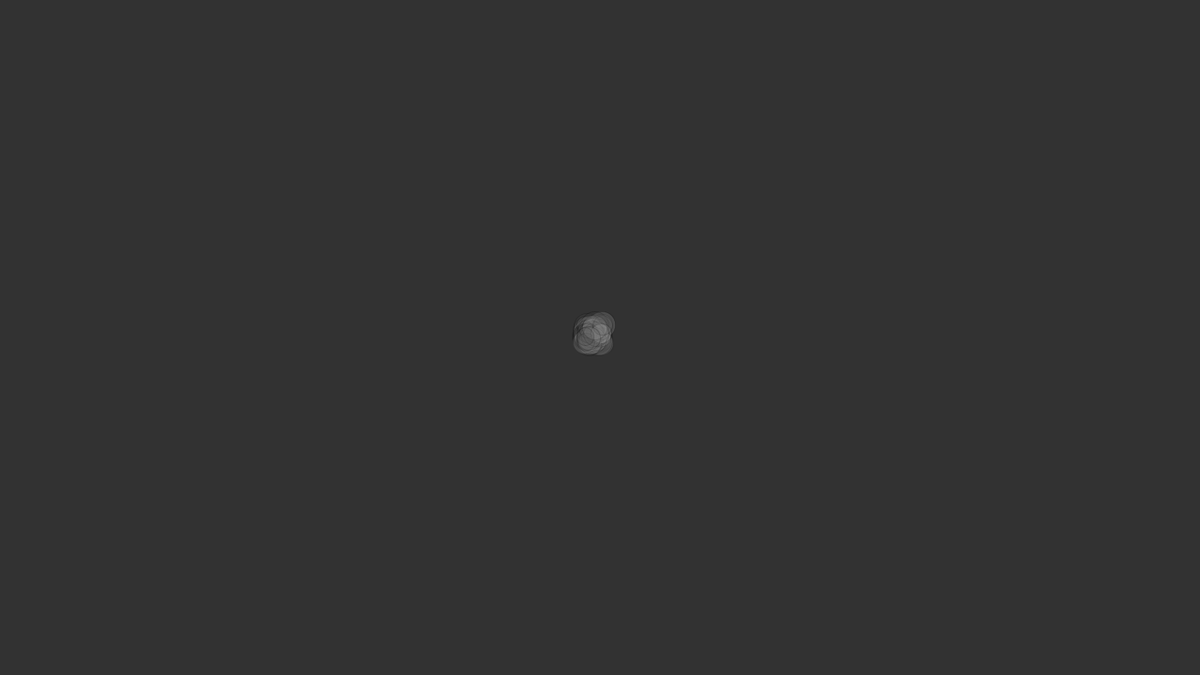
Frame 1 (no input)
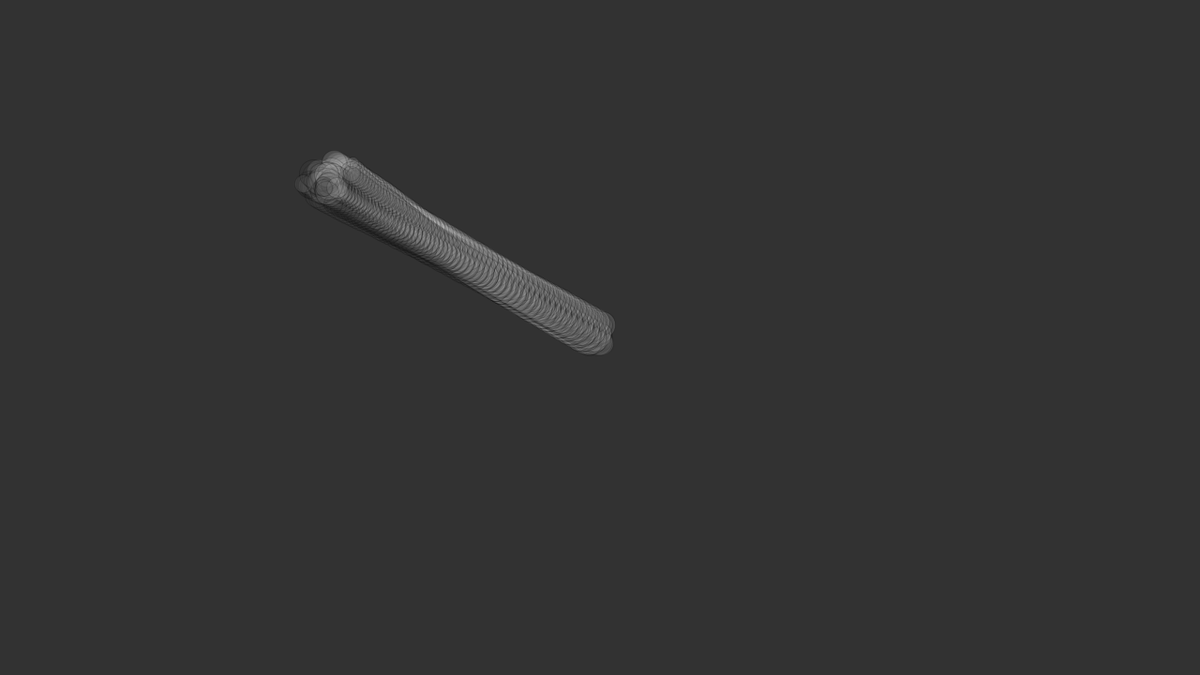
Frame 60 (the mouse pressed at the canvas centre just before this capture)
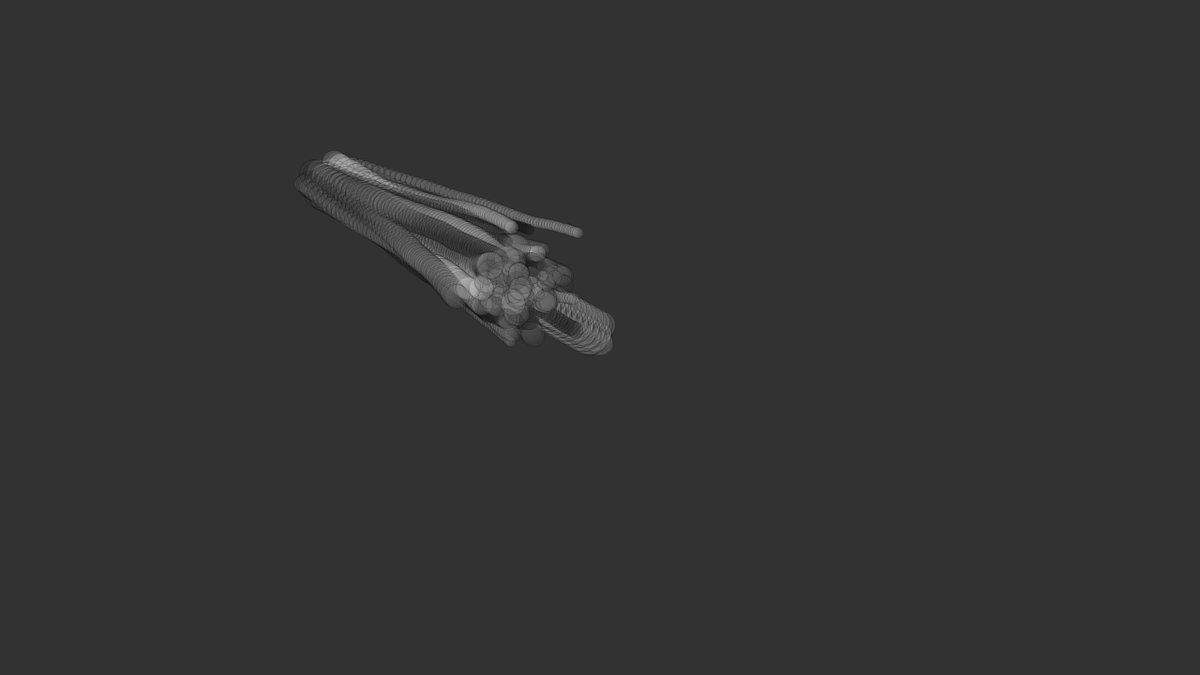
Frame 120 (the mouse held since frame 60 and released just before this capture)

The Processing sketch that drew these frames (run headless with seeded random() and noise(); from frame 60 on, the mouse is pressed at the canvas centre):

// Processing sketch: ParticleSwarm
// ── ParticleSwarm.pde
ArrayList<Particle> particles = new ArrayList();

void setup() {
  size(1280, 720);
  background(50);
  for (int i=0; i<100; i++) {
    float x = width/2 + random(-10, 10);
    float y = height/2 + random(-10, 10);
    particles.add(new Particle(x, y));
  }
}

void draw() {

  for (Particle p : particles) {
    p.move(mouseX, mouseY);
    
    if(!(mousePressed && (mouseButton == RIGHT))) p.show();
  }
}

// ── Particle.pde
class Particle {

  PVector pos; // x, y pos
  float v; // velocity
  float heading; // in rad
  float r; // radius i n px
  color clr; 
  int rndOffsetX = 0;
  int rndOffsetY = 0;


  Particle(float x, float y) {
    pos = new PVector(x, y);
    v = 0;
    heading = random(0, PI);
    r = random(5,15);
    clr = color(random(20,200), 50);
  }

  void show() {
    fill(clr);
    stroke(0,50);
    ellipse(pos.x, pos.y, r*2, r*2);
  }

  void move(float x, float y) {
    int spread = 10;
    float dx = pos.x - x; //<>//
    float dy = pos.y - y;
    rndOffsetX += random(-spread, spread);
    rndOffsetY += random(-spread, spread);
    float speed = 0.01;
    if(mousePressed) speed = 0.02;
    
    pos.x -= speed*(dx + rndOffsetX);
    pos.y -= speed*(dy + rndOffsetY);
    
    if(pos.x > width) pos.x = width;
    if(pos.x < 0) pos.x = 0;
    if(pos.y > height) pos.y = height;
    if(pos.y < 0) pos.y = 0;
  }
}
